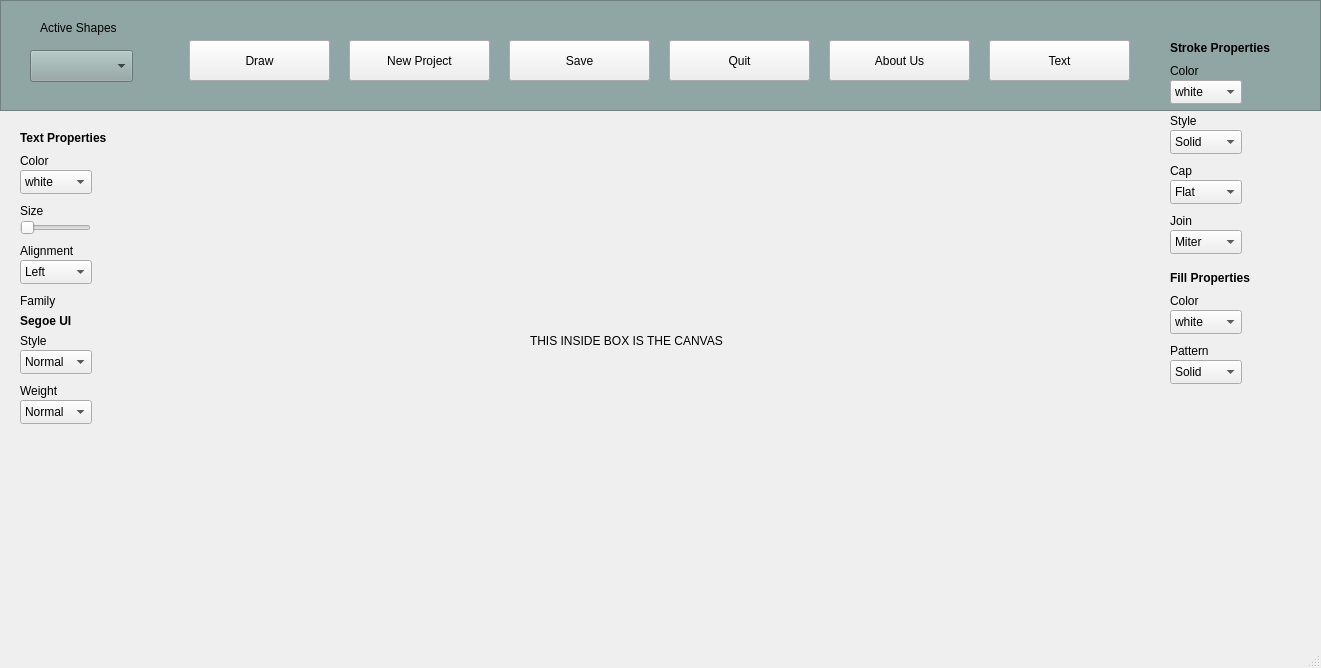
<?xml version="1.0" encoding="UTF-8"?>
<ui version="4.0">
 <class>RenderScreen</class>
 <widget class="QMainWindow" name="RenderScreen">
  <property name="geometry">
   <rect>
    <x>0</x>
    <y>0</y>
    <width>1321</width>
    <height>668</height>
   </rect>
  </property>
  <property name="windowTitle">
   <string>MainWindow</string>
  </property>
  <widget class="QWidget" name="centralwidget">
   <widget class="QWidget" name="canvas" native="true">
    <property name="geometry">
     <rect>
      <x>160</x>
      <y>100</y>
      <width>1000</width>
      <height>500</height>
     </rect>
    </property>
    <property name="autoFillBackground">
     <bool>false</bool>
    </property>
    <widget class="QLabel" name="label">
     <property name="geometry">
      <rect>
       <x>370</x>
       <y>180</y>
       <width>291</width>
       <height>121</height>
      </rect>
     </property>
     <property name="text">
      <string>THIS INSIDE BOX IS THE CANVAS</string>
     </property>
    </widget>
   </widget>
   <widget class="QWidget" name="selectSHAPE" native="true">
    <property name="geometry">
     <rect>
      <x>159</x>
      <y>20</y>
      <width>1001</width>
      <height>80</height>
     </rect>
    </property>
    <widget class="QPushButton" name="pushButton">
     <property name="geometry">
      <rect>
       <x>30</x>
       <y>20</y>
       <width>141</width>
       <height>41</height>
      </rect>
     </property>
     <property name="text">
      <string>Draw</string>
     </property>
    </widget>
    <widget class="QPushButton" name="pushButton_2">
     <property name="geometry">
      <rect>
       <x>190</x>
       <y>20</y>
       <width>141</width>
       <height>41</height>
      </rect>
     </property>
     <property name="text">
      <string>New Project</string>
     </property>
    </widget>
    <widget class="QPushButton" name="pushButton_3">
     <property name="geometry">
      <rect>
       <x>350</x>
       <y>20</y>
       <width>141</width>
       <height>41</height>
      </rect>
     </property>
     <property name="text">
      <string>Save</string>
     </property>
    </widget>
    <widget class="QPushButton" name="pushButton_4">
     <property name="geometry">
      <rect>
       <x>510</x>
       <y>20</y>
       <width>141</width>
       <height>41</height>
      </rect>
     </property>
     <property name="text">
      <string>Quit</string>
     </property>
    </widget>
    <widget class="QPushButton" name="pushButton_5">
     <property name="geometry">
      <rect>
       <x>670</x>
       <y>20</y>
       <width>141</width>
       <height>41</height>
      </rect>
     </property>
     <property name="text">
      <string>About Us</string>
     </property>
    </widget>
    <widget class="QPushButton" name="pushButton_6">
     <property name="geometry">
      <rect>
       <x>830</x>
       <y>20</y>
       <width>141</width>
       <height>41</height>
      </rect>
     </property>
     <property name="text">
      <string>Text</string>
     </property>
    </widget>
   </widget>
   <widget class="QWidget" name="widget_2" native="true">
    <property name="geometry">
     <rect>
      <x>1160</x>
      <y>20</y>
      <width>120</width>
      <height>581</height>
     </rect>
    </property>
    <widget class="QLabel" name="label_23">
     <property name="geometry">
      <rect>
       <x>10</x>
       <y>20</y>
       <width>101</width>
       <height>16</height>
      </rect>
     </property>
     <property name="font">
      <font>
       <bold>true</bold>
      </font>
     </property>
     <property name="text">
      <string>Stroke Properties</string>
     </property>
    </widget>
    <widget class="QLabel" name="label_24">
     <property name="geometry">
      <rect>
       <x>10</x>
       <y>40</y>
       <width>51</width>
       <height>21</height>
      </rect>
     </property>
     <property name="text">
      <string>Color</string>
     </property>
    </widget>
    <widget class="QComboBox" name="comboBox_11">
     <property name="geometry">
      <rect>
       <x>10</x>
       <y>60</y>
       <width>72</width>
       <height>24</height>
      </rect>
     </property>
     <item>
      <property name="text">
       <string>white</string>
      </property>
     </item>
     <item>
      <property name="text">
       <string>black</string>
      </property>
     </item>
     <item>
      <property name="text">
       <string>red</string>
      </property>
     </item>
     <item>
      <property name="text">
       <string>green</string>
      </property>
     </item>
     <item>
      <property name="text">
       <string>blue</string>
      </property>
     </item>
     <item>
      <property name="text">
       <string>cyan</string>
      </property>
     </item>
     <item>
      <property name="text">
       <string>magenta</string>
      </property>
     </item>
     <item>
      <property name="text">
       <string>yellow</string>
      </property>
     </item>
     <item>
      <property name="text">
       <string>gray</string>
      </property>
     </item>
    </widget>
    <widget class="QLabel" name="label_25">
     <property name="geometry">
      <rect>
       <x>10</x>
       <y>90</y>
       <width>51</width>
       <height>21</height>
      </rect>
     </property>
     <property name="text">
      <string>Style</string>
     </property>
    </widget>
    <widget class="QComboBox" name="comboBox_12">
     <property name="geometry">
      <rect>
       <x>10</x>
       <y>110</y>
       <width>72</width>
       <height>24</height>
      </rect>
     </property>
     <item>
      <property name="text">
       <string>Solid</string>
      </property>
     </item>
     <item>
      <property name="text">
       <string>Dash</string>
      </property>
     </item>
     <item>
      <property name="text">
       <string>Dot</string>
      </property>
     </item>
     <item>
      <property name="text">
       <string>DashDot</string>
      </property>
     </item>
     <item>
      <property name="text">
       <string>DashDotDot</string>
      </property>
     </item>
    </widget>
    <widget class="QLabel" name="label_26">
     <property name="geometry">
      <rect>
       <x>10</x>
       <y>140</y>
       <width>51</width>
       <height>21</height>
      </rect>
     </property>
     <property name="text">
      <string>Cap</string>
     </property>
    </widget>
    <widget class="QComboBox" name="comboBox_13">
     <property name="geometry">
      <rect>
       <x>10</x>
       <y>160</y>
       <width>72</width>
       <height>24</height>
      </rect>
     </property>
     <item>
      <property name="text">
       <string>Flat</string>
      </property>
     </item>
     <item>
      <property name="text">
       <string>Square</string>
      </property>
     </item>
     <item>
      <property name="text">
       <string>Round</string>
      </property>
     </item>
    </widget>
    <widget class="QLabel" name="label_27">
     <property name="geometry">
      <rect>
       <x>10</x>
       <y>190</y>
       <width>51</width>
       <height>21</height>
      </rect>
     </property>
     <property name="text">
      <string>Join</string>
     </property>
    </widget>
    <widget class="QComboBox" name="comboBox_14">
     <property name="geometry">
      <rect>
       <x>10</x>
       <y>210</y>
       <width>72</width>
       <height>24</height>
      </rect>
     </property>
     <item>
      <property name="text">
       <string>Miter</string>
      </property>
     </item>
     <item>
      <property name="text">
       <string>Bevel</string>
      </property>
     </item>
     <item>
      <property name="text">
       <string>Round</string>
      </property>
     </item>
    </widget>
    <widget class="QLabel" name="label_28">
     <property name="geometry">
      <rect>
       <x>10</x>
       <y>250</y>
       <width>101</width>
       <height>16</height>
      </rect>
     </property>
     <property name="font">
      <font>
       <bold>true</bold>
      </font>
     </property>
     <property name="text">
      <string>Fill Properties</string>
     </property>
    </widget>
    <widget class="QComboBox" name="comboBox_15">
     <property name="geometry">
      <rect>
       <x>10</x>
       <y>290</y>
       <width>72</width>
       <height>24</height>
      </rect>
     </property>
     <item>
      <property name="text">
       <string>white</string>
      </property>
     </item>
     <item>
      <property name="text">
       <string>black</string>
      </property>
     </item>
     <item>
      <property name="text">
       <string>red</string>
      </property>
     </item>
     <item>
      <property name="text">
       <string>green</string>
      </property>
     </item>
     <item>
      <property name="text">
       <string>blue</string>
      </property>
     </item>
     <item>
      <property name="text">
       <string>cyan</string>
      </property>
     </item>
     <item>
      <property name="text">
       <string>magenta</string>
      </property>
     </item>
     <item>
      <property name="text">
       <string>yellow</string>
      </property>
     </item>
     <item>
      <property name="text">
       <string>gray</string>
      </property>
     </item>
    </widget>
    <widget class="QLabel" name="label_29">
     <property name="geometry">
      <rect>
       <x>10</x>
       <y>270</y>
       <width>51</width>
       <height>21</height>
      </rect>
     </property>
     <property name="text">
      <string>Color</string>
     </property>
    </widget>
    <widget class="QComboBox" name="comboBox_16">
     <property name="geometry">
      <rect>
       <x>10</x>
       <y>340</y>
       <width>72</width>
       <height>24</height>
      </rect>
     </property>
     <item>
      <property name="text">
       <string>Solid</string>
      </property>
     </item>
     <item>
      <property name="text">
       <string>Horizontal</string>
      </property>
     </item>
     <item>
      <property name="text">
       <string>Vertical</string>
      </property>
     </item>
     <item>
      <property name="text">
       <string>None</string>
      </property>
     </item>
    </widget>
    <widget class="QLabel" name="label_30">
     <property name="geometry">
      <rect>
       <x>10</x>
       <y>320</y>
       <width>51</width>
       <height>21</height>
      </rect>
     </property>
     <property name="text">
      <string>Pattern</string>
     </property>
    </widget>
   </widget>
   <widget class="QFrame" name="frame">
    <property name="geometry">
     <rect>
      <x>0</x>
      <y>0</y>
      <width>1321</width>
      <height>111</height>
     </rect>
    </property>
    <property name="styleSheet">
     <string notr="true">background-color : rgb(144, 166, 164)</string>
    </property>
    <property name="frameShape">
     <enum>QFrame::StyledPanel</enum>
    </property>
    <property name="frameShadow">
     <enum>QFrame::Raised</enum>
    </property>
    <widget class="QLabel" name="label_2">
     <property name="geometry">
      <rect>
       <x>40</x>
       <y>20</y>
       <width>91</width>
       <height>16</height>
      </rect>
     </property>
     <property name="text">
      <string>Active Shapes</string>
     </property>
    </widget>
    <widget class="QComboBox" name="shapeSelection">
     <property name="geometry">
      <rect>
       <x>30</x>
       <y>50</y>
       <width>103</width>
       <height>32</height>
      </rect>
     </property>
    </widget>
   </widget>
   <widget class="QWidget" name="widget" native="true">
    <property name="geometry">
     <rect>
      <x>10</x>
      <y>110</y>
      <width>120</width>
      <height>581</height>
     </rect>
    </property>
    <widget class="QLabel" name="label_9">
     <property name="geometry">
      <rect>
       <x>10</x>
       <y>20</y>
       <width>101</width>
       <height>16</height>
      </rect>
     </property>
     <property name="font">
      <font>
       <bold>true</bold>
      </font>
     </property>
     <property name="text">
      <string>Text Properties</string>
     </property>
    </widget>
    <widget class="QLabel" name="label_10">
     <property name="geometry">
      <rect>
       <x>10</x>
       <y>40</y>
       <width>51</width>
       <height>21</height>
      </rect>
     </property>
     <property name="text">
      <string>Color</string>
     </property>
    </widget>
    <widget class="QComboBox" name="comboBox_5">
     <property name="geometry">
      <rect>
       <x>10</x>
       <y>60</y>
       <width>72</width>
       <height>24</height>
      </rect>
     </property>
     <item>
      <property name="text">
       <string>white</string>
      </property>
     </item>
     <item>
      <property name="text">
       <string>black</string>
      </property>
     </item>
     <item>
      <property name="text">
       <string>red</string>
      </property>
     </item>
     <item>
      <property name="text">
       <string>green</string>
      </property>
     </item>
     <item>
      <property name="text">
       <string>blue</string>
      </property>
     </item>
     <item>
      <property name="text">
       <string>cyan</string>
      </property>
     </item>
     <item>
      <property name="text">
       <string>magenta</string>
      </property>
     </item>
     <item>
      <property name="text">
       <string>yellow</string>
      </property>
     </item>
     <item>
      <property name="text">
       <string>gray</string>
      </property>
     </item>
    </widget>
    <widget class="QLabel" name="label_11">
     <property name="geometry">
      <rect>
       <x>10</x>
       <y>90</y>
       <width>51</width>
       <height>21</height>
      </rect>
     </property>
     <property name="text">
      <string>Size</string>
     </property>
    </widget>
    <widget class="QSlider" name="horizontalSlider_3">
     <property name="geometry">
      <rect>
       <x>10</x>
       <y>110</y>
       <width>71</width>
       <height>16</height>
      </rect>
     </property>
     <property name="orientation">
      <enum>Qt::Horizontal</enum>
     </property>
    </widget>
    <widget class="QLabel" name="label_12">
     <property name="geometry">
      <rect>
       <x>10</x>
       <y>130</y>
       <width>71</width>
       <height>21</height>
      </rect>
     </property>
     <property name="text">
      <string>Alignment</string>
     </property>
    </widget>
    <widget class="QComboBox" name="comboBox_6">
     <property name="geometry">
      <rect>
       <x>10</x>
       <y>150</y>
       <width>72</width>
       <height>24</height>
      </rect>
     </property>
     <item>
      <property name="text">
       <string>Left</string>
      </property>
     </item>
     <item>
      <property name="text">
       <string>Right</string>
      </property>
     </item>
     <item>
      <property name="text">
       <string>Center</string>
      </property>
     </item>
     <item>
      <property name="text">
       <string>Bottom</string>
      </property>
     </item>
     <item>
      <property name="text">
       <string>Top</string>
      </property>
     </item>
    </widget>
    <widget class="QLabel" name="label_13">
     <property name="geometry">
      <rect>
       <x>10</x>
       <y>180</y>
       <width>71</width>
       <height>21</height>
      </rect>
     </property>
     <property name="text">
      <string>Family</string>
     </property>
    </widget>
    <widget class="QLabel" name="label_14">
     <property name="geometry">
      <rect>
       <x>10</x>
       <y>200</y>
       <width>111</width>
       <height>21</height>
      </rect>
     </property>
     <property name="font">
      <font>
       <bold>true</bold>
       <underline>false</underline>
      </font>
     </property>
     <property name="text">
      <string>Segoe UI</string>
     </property>
    </widget>
    <widget class="QLabel" name="label_21">
     <property name="geometry">
      <rect>
       <x>10</x>
       <y>220</y>
       <width>71</width>
       <height>21</height>
      </rect>
     </property>
     <property name="text">
      <string>Style</string>
     </property>
    </widget>
    <widget class="QComboBox" name="comboBox_9">
     <property name="geometry">
      <rect>
       <x>10</x>
       <y>240</y>
       <width>72</width>
       <height>24</height>
      </rect>
     </property>
     <item>
      <property name="text">
       <string>Normal</string>
      </property>
     </item>
     <item>
      <property name="text">
       <string>Italic</string>
      </property>
     </item>
     <item>
      <property name="text">
       <string>Oblique</string>
      </property>
     </item>
    </widget>
    <widget class="QLabel" name="label_22">
     <property name="geometry">
      <rect>
       <x>10</x>
       <y>270</y>
       <width>71</width>
       <height>21</height>
      </rect>
     </property>
     <property name="text">
      <string>Weight</string>
     </property>
    </widget>
    <widget class="QComboBox" name="comboBox_10">
     <property name="geometry">
      <rect>
       <x>10</x>
       <y>290</y>
       <width>72</width>
       <height>24</height>
      </rect>
     </property>
     <item>
      <property name="text">
       <string>Normal</string>
      </property>
     </item>
     <item>
      <property name="text">
       <string>Bold</string>
      </property>
     </item>
     <item>
      <property name="text">
       <string>Thin</string>
      </property>
     </item>
     <item>
      <property name="text">
       <string>Light</string>
      </property>
     </item>
    </widget>
   </widget>
   <zorder>frame</zorder>
   <zorder>canvas</zorder>
   <zorder>selectSHAPE</zorder>
   <zorder>widget_2</zorder>
   <zorder>widget</zorder>
  </widget>
  <widget class="QMenuBar" name="menubar">
   <property name="geometry">
    <rect>
     <x>0</x>
     <y>0</y>
     <width>1321</width>
     <height>21</height>
    </rect>
   </property>
  </widget>
  <widget class="QStatusBar" name="statusbar"/>
 </widget>
 <resources/>
 <connections/>
</ui>
